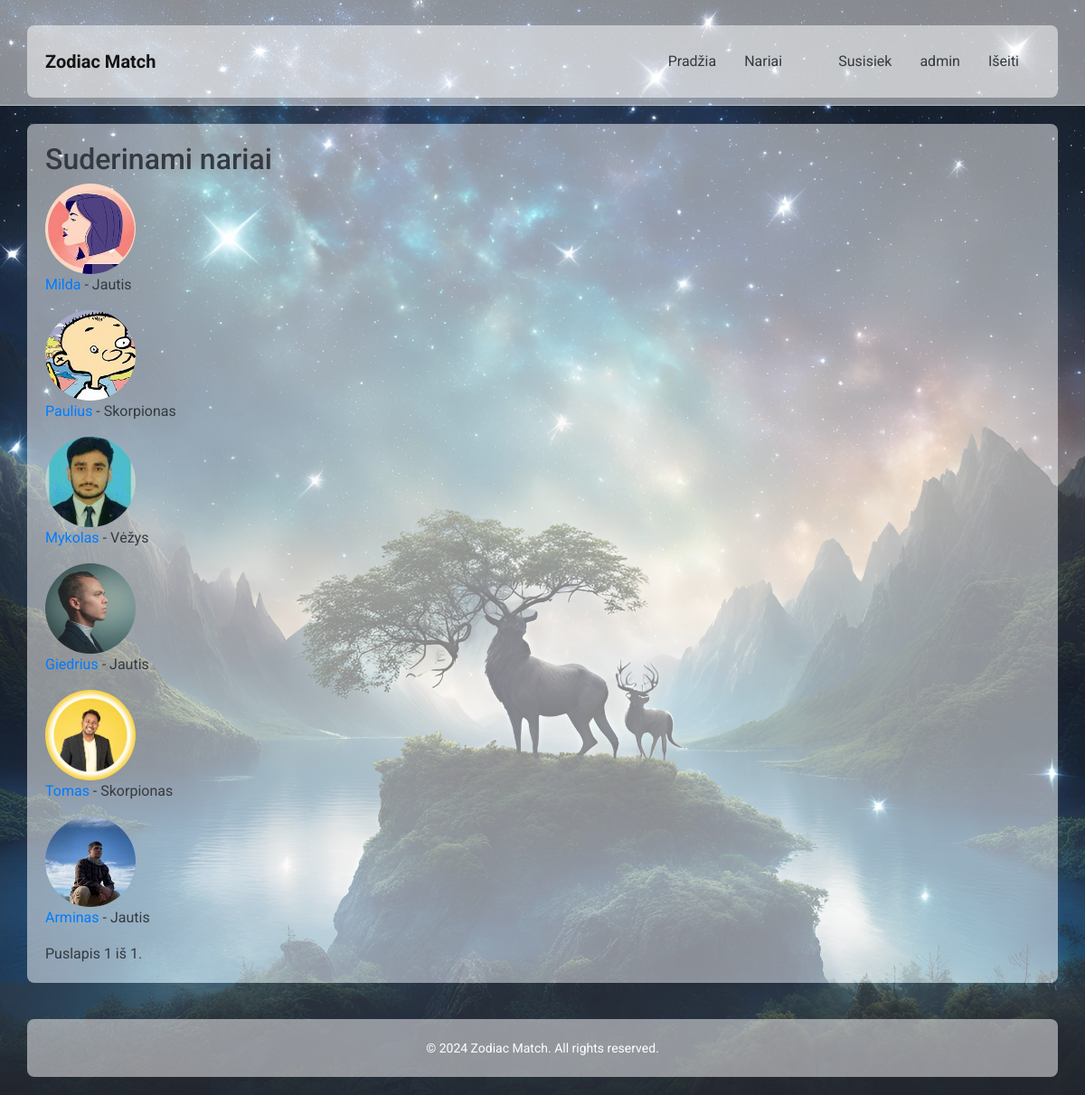
/main/compatible-users/ (signed in), run on the app's committed database.
### zodiacapp/models.py (models this page shows, shortened)
class UserProfile(models.Model):
    ZODIAC_CHOICES = [
        ('Avinas', 'Avinas'),
        ('Jautis', 'Jautis'),
        ('Dvyniai', 'Dvyniai'),
        ('Vėžys', 'Vėžys'),
        ('Liūtas', 'Liūtas'),
        ('Mergelė', 'Mergelė'),
        ('Svarstyklės', 'Svarstyklės'),
        ('Skorpionas', 'Skorpionas'),
        ('Šaulys', 'Šaulys'),
        ('Ožiaragis', 'Ožiaragis'),
        ('Vandenis', 'Vandenis'),
        ('Žuvys', 'Žuvys'),
    ]
    user = models.OneToOneField(User, on_delete=models.CASCADE)
    bio = models.TextField(blank=True)
    profile_picture = models.ImageField(upload_to='profile_pictures/', default='images/default_profile_picture.png')
    location = models.CharField(max_length=100, blank=True)
    date_of_birth = models.DateField(blank=True, null=True)
    zodiac = models.CharField(max_length=20, blank=True)

### zodiacapp/views.py (the view)
# urls.py: path('compatible-users/', views.compatible_users, name='compatible_users'),
@login_required
def compatible_users(request):
    user_profile = get_object_or_404(UserProfile, user=request.user)
    compatible_signs = {
        'Avinas': ['Liūtas', 'Skorpionas', 'Šaulys'],
        'Jautis': ['Mergelė', 'Ožiaragis', 'Žuvys'],
        'Dvyniai': ['Svarstyklės', 'Vandenis', 'Šaulys'],
        'Vėžys': ['Jautis', 'Žuvys', 'Mergelė'],
        'Liūtas': ['Dvyniai', 'Šaulys', 'Avinas'],
        'Mergelė': ['Skorpionas', 'Ožiaragis', 'Jautis'],
        'Svarstyklės': ['Vandenis', 'Dvyniai', 'Liūtas'],
        'Skorpionas': ['Žuvys', 'Ožiaragis', 'Vėžys'],
        'Šaulys': ['Liūtas', 'Avinas', 'Vandenis'],
        'Ožiaragis': ['Jautis', 'Mergelė', 'Skorpionas'],
        'Vandenis': ['Svarstyklės', 'Dvyniai', 'Šaulys'],
        'Žuvys': ['Vėžys', 'Jautis', 'Skorpionas'],
    }
    user_sign = user_profile.zodiac
    compatible_signs_for_user = compatible_signs.get(user_sign, [])
    compatible_user_profiles = UserProfile.objects.filter(zodiac__in=compatible_signs_for_user).exclude(
        user=request.user)
    paginator = Paginator(compatible_user_profiles, 10)
    page_number = request.GET.get('page')
    page_obj = paginator.get_page(page_number)
    return render(request, 'compatible_users.html', {'page_obj': page_obj})

### zodiacapp/templates/compatible_users.html (shortened to what this page needs)
{% extends 'base.html' %}
{% block content %}
  <h2>Suderinami nariai</h2>
  <div>
    {% for profile in page_obj %}
      <div>
        <img class="user-profile-img" src="{{ profile.user.userprofile.profile_picture.url }}" alt="{{ profile.user.username }}">
        {% if user.is_authenticated %}
          <p><a href="{% url 'profile-detail' profile.user.id %}">{{ profile.user.username }}</a> - {{ profile.zodiac }}</p>
        {% else %}
          <p>{{ profile.user.username }} - {{ profile.zodiac }}</p>
        {% endif %}
      </div>
    {% empty %}
      <p>No compatible users found.</p>
    {% endfor %}
  </div>
  <div>
    <span class="step-links">
        <span class="current">
            Puslapis {{ page_obj.number }} iš {{ page_obj.paginator.num_pages }}.
        </span>
    </span>
  </div>
{% endblock %}

### zodiacapp/templates/base.html (shortened to what this page needs)
<!DOCTYPE html>
<html lang="en">
<head>
    <link rel="stylesheet" href="https://stackpath.bootstrapcdn.com/bootstrap/4.5.2/css/bootstrap.min.css">
    {% load static %}
    <link rel="stylesheet" href="{% static 'css/styles.css' %}">
</head>
<body>
    <nav class="navbar navbar-expand-lg navbar-light">
        <div class="container">
            <a class="navbar-brand" href="{% url 'index' %}">Zodiac Match</a>
            <div class="collapse navbar-collapse" id="navbarNav">
                <ul class="navbar-nav ml-auto">
                    <li class="nav-item">
                        <a class="nav-link" href="{% url 'index' %}">Pradžia</a>
                    </li>
                    <li class="nav-item">
                        <a class="nav-link" href="{% url 'users-all' %}">Nariai</a>
                    </li>
                    <li class="nav-item">
                        <a class="nav-link" href="{% url 'matchmaking' %}"></a>
                    </li>
                    <li class="nav-item">
                        <a class="nav-link" href="{% url 'contact' %}">Susisiek</a>
                    </li>
                    {% if user.is_authenticated %}
                    <li class="nav-item">
                        <a class="nav-link" href="{% url 'profile' %}">{{ user.username }}</a>
                    </li>
                    <li class="nav-item">
                        <a class="nav-link" href="{% url 'logout' %}">Išeiti</a>
                    </li>
                    {% endif %}
                </ul>
            </div>
        </div>
    </nav>
    <div class="container">
        {% block content %}{% endblock %}
    </div>
    <footer class="footer mt-auto">
        <div class="container text-center">
            <span>&copy; 2024 Zodiac Match. All rights reserved.</span>
        </div>
    </footer>
</body>
</html>

### zodiacapp/static/css/styles.css (style rules this page uses)
html, body { height: 100%; }
body { display: flex; flex-direction: column; font-family: 'Roboto', sans-serif; background: url("../images/background.jpg") no-repeat center center fixed; background-size: cover; color: #343a40; }
.container { flex: 1; margin-top: 20px; background-color: rgba(255, 255, 255, 0.5); padding: 20px; border-radius: 8px; }
.navbar { background-color: rgba(255, 255, 255, 0.5); border-bottom: 1px solid rgba(222, 226, 230, 0.5); }
.navbar-brand { color: #343a40; font-weight: 700; }
.nav-item { margin-right: 15px; }
.nav-link { color: #343a40 !important; font-weight: 400; }
.footer { background-color: rgba(52, 58, 64, 0.5); color: #ffffff; padding: 20px 0; text-align: center; }
.footer span { font-size: 14px; }
.user-profile-img { width: 100px; height: 100px; object-fit: cover; border-radius: 50% }

### data on the page
UserProfile: user.userprofile.profile_picture (picture), user.username "Milda", zodiac "Jautis"
UserProfile: user.userprofile.profile_picture (picture), user.username "Paulius", zodiac "Skorpionas"
UserProfile: user.userprofile.profile_picture (picture), user.username "Mykolas", zodiac "Vėžys"
UserProfile: user.userprofile.profile_picture (picture), user.username "Giedrius", zodiac "Jautis"
UserProfile: user.userprofile.profile_picture (picture), user.username "Tomas", zodiac "Skorpionas"
UserProfile: user.userprofile.profile_picture (picture), user.username "Arminas", zodiac "Jautis"

### other printed values
{{ user.username }} "admin"
{{ page_obj.number }} "1"
{{ page_obj.paginator.num_pages }} "1"
